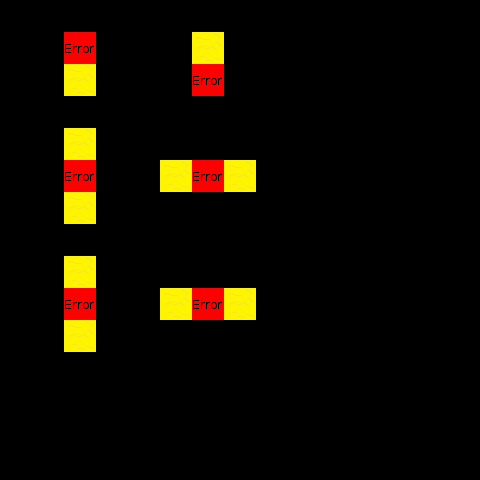

Tiled map render using the project's own tile images. Description and the map definition, with tile-layer contents summarised, below:
An orthogonal 15x15 tile map with 32x32 px tiles, 3 tile layers (Regions, Input_set, Output_Error).

<map version="1.0" orientation="orthogonal" width="15" height="15" tilewidth="32" tileheight="32">
 <tileset firstgid="1" name="ruleset" tilewidth="32" tileheight="32">
  <image source="ruleset.png" trans="ff00ff" width="256" height="64" />
 </tileset>
 <layer name="Regions" width="15" height="15">
  <data>[225 cells, 28 non-empty, 1 distinct tile ids]</data>
 </layer>
 <layer name="Input_set" width="15" height="15">
  <data>[225 cells, 28 non-empty, 2 distinct tile ids]</data>
 </layer>
 <layer name="Output_Error" width="15" height="15">
  <data>[225 cells, 6 non-empty, 1 distinct tile ids]</data>
 </layer>
</map>
